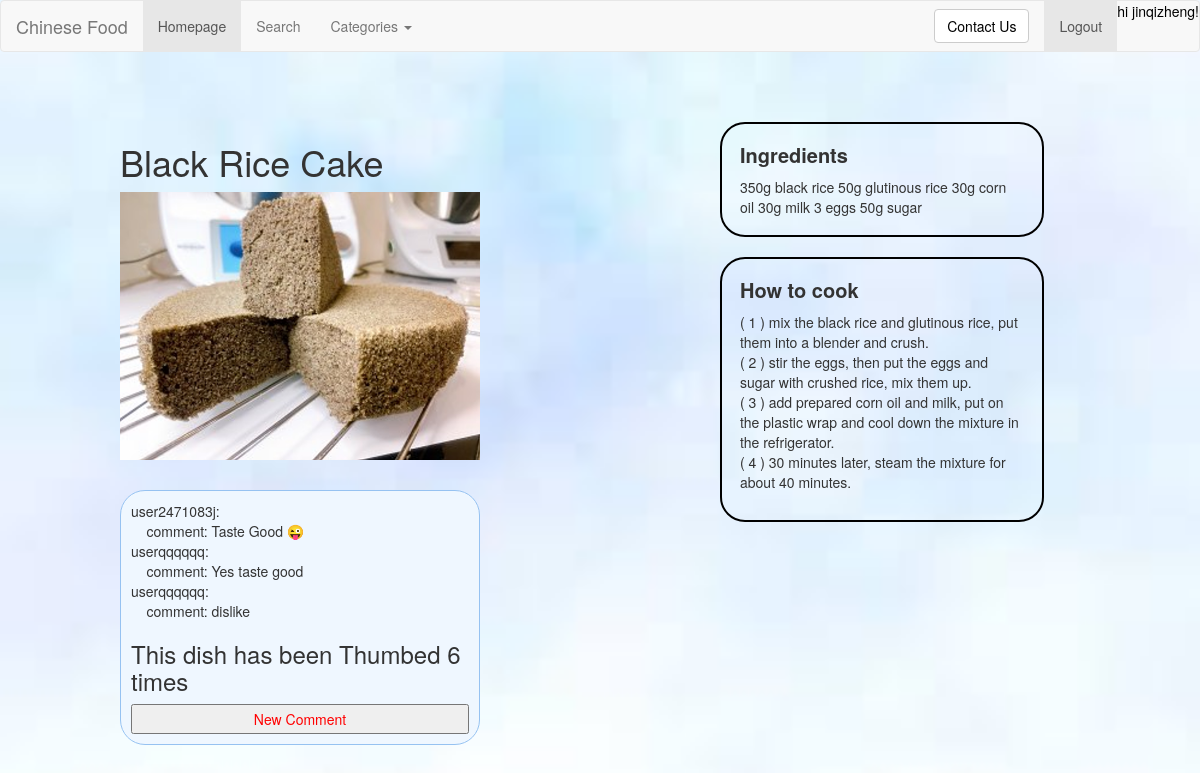
The page /rango/dessert2/ (signed in) on the database as committed earlier.
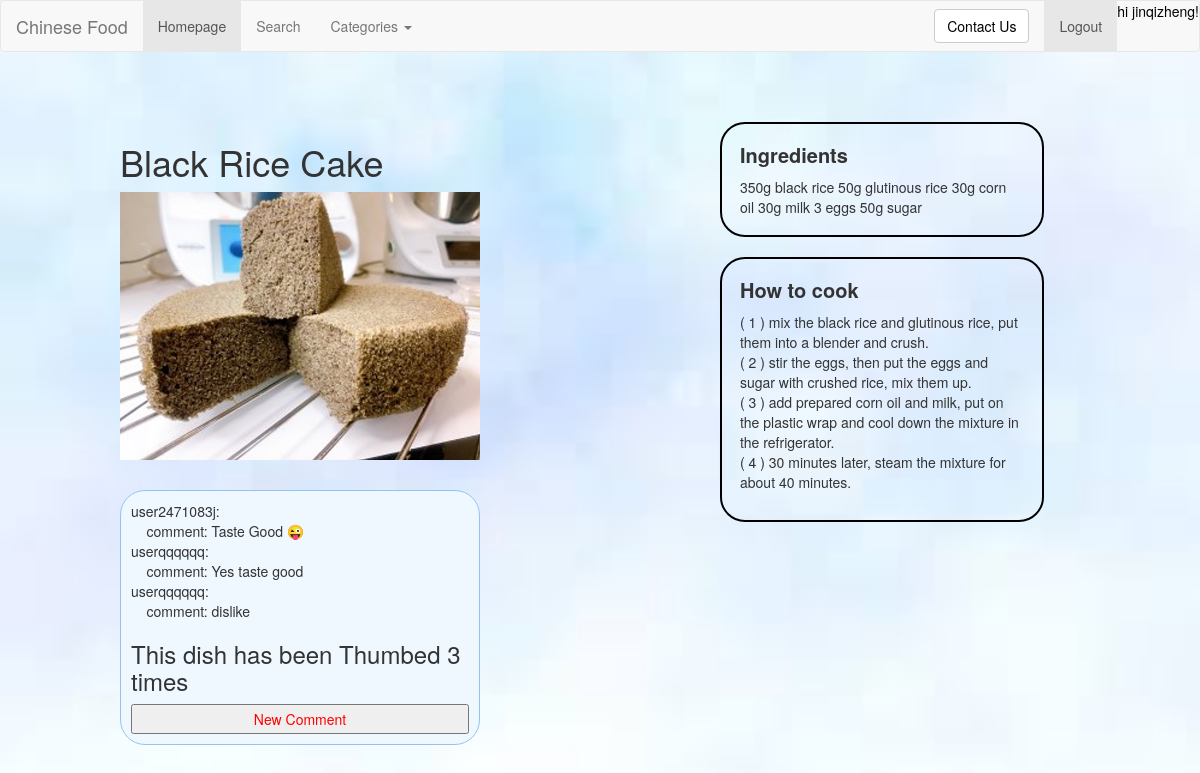
The same page on the database as committed later.
### rango/models.py (models this page shows, shortened)
class Dish(models.Model):
    category = models.ForeignKey(Category, on_delete=models.CASCADE)
    dish = models.CharField(max_length=128, unique=True)
    url = models.CharField(max_length=128, default="https://www.allrecipes.com/recipes/1642/everyday-cooking/")
    likes = models.IntegerField(default=0)
    images = models.CharField(max_length=128, default="/static/images/photo.jpg")
    class Meta:
        verbose_name_plural = 'Dishes'

### rango/views.py (the view, shortened to what this page needs)
# urls.py: path('dessert2/', views.dessert2, name='dessert2'),
def dessert2(request):
    category_list = Category.objects.order_by('-category')
    d2 = "Black Rice Cake"
    dish = Dish.objects.get(dish=d2)
    form = DishForm()
    info_list = UserComment.objects.filter(dish=d2)
    return render(request, "rango/dessert2.html", {"info_list": info_list,
                                                   "categories": category_list,
                                                   "form": form,
                                                   "dish": dish, })

### rango/forms.py
class DishForm(forms.ModelForm):
    dish = forms.CharField(max_length=128,
                           help_text="Please enter the dish name.")
    url = forms.CharField(
        help_text="Please enter the URL of dishes introduction.")
    likes = forms.IntegerField(widget=forms.HiddenInput(), initial=0, required=False)
    images = forms.CharField(widget=forms.HiddenInput(), initial="/static/images/photo.jpg", required=False)
    class Meta:
        model = Dish
        exclude = ('category',)

### templates/rango/dessert2.html (shortened to what this page needs)
{% extends 'rango/base.html' %}
{% load staticfiles %}
{% block image_block %}
<h1>Black Rice Cake</h1>
<img src="{% static 'images/dessert2.png' %}" alt="" width="100%" id="pic">
{% endblock %}
{% block ingredients_block%}
350g black rice
50g glutinous rice
30g corn oil
30g milk
3 eggs
50g sugar
{% endblock %}
{% block howToCook_block %}
( 1 ) mix the black rice and glutinous rice, put them into a blender and crush. <br>
( 2 ) stir the eggs, then put the eggs and sugar with crushed rice, mix them up.<br>
( 3 ) add prepared corn oil and milk, put on the plastic wrap and cool down the mixture in the refrigerator.<br>
( 4 ) 30 minutes later, steam the mixture for about 40 minutes.<br>
{% endblock %}

### templates/rango/base.html (shortened to what this page needs)
<!DOCTYPE html>
{% load staticfiles %}
<html>
<head>
	<link rel="stylesheet" href="https://cdn.staticfile.org/twitter-bootstrap/3.3.7/css/bootstrap.min.css">
    <link rel="stylesheet" href="{% static 'css/dish.css' %}">
</head>
<body>
<nav class="navbar navbar-default" role="navigation">
    <div class="container-fluid">
    <div class="navbar-header">
        <a class="navbar-brand" href="/rango/">Chinese Food</a>
    </div>
    <div>
        <ul class="nav navbar-nav navbar-left">
            <li class="active"><a href="/rango/">Homepage</a></li>
            <li><a href="{% url 'rango:test' %}">Search</a></li>
            <li class="dropdown">
                <a href="#" class="dropdown-toggle" data-toggle="dropdown">
                    Categories
                    <b class="caret"></b>
                </a>
            </li>
        </ul>
        <ul class="nav navbar-nav navbar-right">
            {% if user.is_authenticated %}
            <a href="{% url 'rango:userInfor' %}"> hi {{ user.username }}!</a>
            <li class="active">
                <a class="a2" href=" {% url 'auth_logout' %}?next=/rango/">Logout</a>
            </li>
        {% endif %}
        </ul>
        <form class="navbar-form navbar-right" role="search">
            <button type="submit" class="btn btn-default">
                <a href="mailto:2471083j@student.gla.ac.uk
                        subject=About Django Project">
                        Contact Us</a>
            </button>
        </form>
    </div>
    </div>
</nav>
<div class="main w1000">
    <div class="main_l f">
        <div class="slide" id="box">
            <div class="banner">
                {% block image_block %}{% endblock %}
            </div>
        </div>
        <div class="add">
            <div>
                {% for i in info_list %}
                    user{{ i.username }}: <br>
                    &nbsp&nbsp&nbsp&nbspcomment: {{ i.comment }} <br>
                {% endfor %}
                {% if user.is_authenticated %}
                <h3>This dish has been Thumbed {{ dish.likes }} times</h3>
                 <input class="input1" type="button" style="color:#ff0000" value="New Comment" id="link">
                {% endif %}
            </div>
        </div>
    </div>
    <div class="main_r r">
        <div class="ing">
            <p>Ingredients</p>
            {% block ingredients_block %}{% endblock %}
        </div>
        <div class="how">
            <p>How to cook</p>
            <div>
                {% block howToCook_block %}{% endblock %}
            </div>
        </div>
    </div>
</div>
</body>
</html>

Rows that differ between the two databases and show on the page:
changed Dish: likes "6" → "3"
